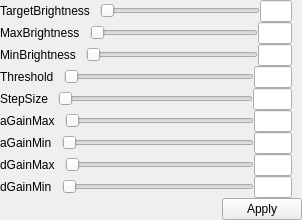
                          <widget class="QWidget" name="camera_2A_AE">
                           <attribute name="title">
                            <string>AE</string>
                           </attribute>
                           <layout class="QVBoxLayout" name="verticalLayout_17">
                            <property name="spacing">
                             <number>0</number>
                            </property>
                            <property name="leftMargin">
                             <number>0</number>
                            </property>
                            <property name="topMargin">
                             <number>0</number>
                            </property>
                            <property name="rightMargin">
                             <number>0</number>
                            </property>
                            <property name="bottomMargin">
                             <number>0</number>
                            </property>
                            <item>
                             <layout class="QHBoxLayout" name="camera_2A_TargetBrightnesslayout">
                              <item>
                               <widget class="QLabel" name="camera_2A_TargetBrightnesslabel">
                                <property name="sizePolicy">
                                 <sizepolicy hsizetype="Preferred" vsizetype="Expanding">
                                  <horstretch>0</horstretch>
                                  <verstretch>0</verstretch>
                                 </sizepolicy>
                                </property>
                                <property name="text">
                                 <string>TargetBrightness</string>
                                </property>
                               </widget>
                              </item>
                              <item>
                               <layout class="QHBoxLayout" name="camera_2A_TargetBrightnesssublayout" stretch="5,1">
                                <property name="leftMargin">
                                 <number>10</number>
                                </property>
                                <property name="rightMargin">
                                 <number>10</number>
                                </property>
                                <item>
                                 <widget class="QSlider" name="camera_2A_TargetBrightnessSlider">
                                  <property name="orientation">
                                   <enum>Qt::Horizontal</enum>
                                  </property>
                                 </widget>
                                </item>
                                <item>
                                 <widget class="LineEdit" name="camera_2A_TargetBrightnesslineEdit"/>
                                </item>
                               </layout>
                              </item>
                             </layout>
                            </item>
                            <item>
                             <layout class="QHBoxLayout" name="camera_2A_MaxBrightnesslayout">
                              <item>
                               <widget class="QLabel" name="camera_2A_MaxBrightnesslabel">
                                <property name="sizePolicy">
                                 <sizepolicy hsizetype="Preferred" vsizetype="Expanding">
                                  <horstretch>0</horstretch>
                                  <verstretch>0</verstretch>
                                 </sizepolicy>
                                </property>
                                <property name="text">
                                 <string>MaxBrightness</string>
                                </property>
                               </widget>
                              </item>
                              <item>
                               <layout class="QHBoxLayout" name="camera_2A_MaxBrightnesssublayout" stretch="5,1">
                                <property name="leftMargin">
                                 <number>10</number>
                                </property>
                                <property name="rightMargin">
                                 <number>10</number>
                                </property>
                                <item>
                                 <widget class="QSlider" name="camera_2A_MaxBrightnessSlider">
                                  <property name="orientation">
                                   <enum>Qt::Horizontal</enum>
                                  </property>
                                 </widget>
                                </item>
                                <item>
                                 <widget class="LineEdit" name="camera_2A_MaxBrightnesslineEdit"/>
                                </item>
                               </layout>
                              </item>
                             </layout>
                            </item>
                            <item>
                             <layout class="QHBoxLayout" name="camera_2A_MinBrightnesslayout">
                              <item>
                               <widget class="QLabel" name="camera_2A_MinBrightnesslabel">
                                <property name="sizePolicy">
                                 <sizepolicy hsizetype="Preferred" vsizetype="Expanding">
                                  <horstretch>0</horstretch>
                                  <verstretch>0</verstretch>
                                 </sizepolicy>
                                </property>
                                <property name="text">
                                 <string>MinBrightness</string>
                                </property>
                               </widget>
                              </item>
                              <item>
                               <layout class="QHBoxLayout" name="camera_2A_MinBrightnesssublayout" stretch="5,1">
                                <property name="leftMargin">
                                 <number>10</number>
                                </property>
                                <property name="rightMargin">
                                 <number>10</number>
                                </property>
                                <item>
                                 <widget class="QSlider" name="camera_2A_MinBrightnessSlider">
                                  <property name="orientation">
                                   <enum>Qt::Horizontal</enum>
                                  </property>
                                 </widget>
                                </item>
                                <item>
                                 <widget class="LineEdit" name="camera_2A_MinBrightnesslineEdit"/>
                                </item>
                               </layout>
                              </item>
                             </layout>
                            </item>
                            <item>
                             <layout class="QHBoxLayout" name="camera_2A_Thresholdlayout">
                              <item>
                               <widget class="QLabel" name="camera_2A_Thresholdlabel">
                                <property name="sizePolicy">
                                 <sizepolicy hsizetype="Preferred" vsizetype="Expanding">
                                  <horstretch>0</horstretch>
                                  <verstretch>0</verstretch>
                                 </sizepolicy>
                                </property>
                                <property name="text">
                                 <string>Threshold</string>
                                </property>
                               </widget>
                              </item>
                              <item>
                               <layout class="QHBoxLayout" name="camera_2A_Thresholdsublayout" stretch="5,1">
                                <property name="leftMargin">
                                 <number>10</number>
                                </property>
                                <property name="rightMargin">
                                 <number>10</number>
                                </property>
                                <item>
                                 <widget class="QSlider" name="camera_2A_ThresholdSlider">
                                  <property name="orientation">
                                   <enum>Qt::Horizontal</enum>
                                  </property>
                                 </widget>
                                </item>
                                <item>
                                 <widget class="LineEdit" name="camera_2A_ThresholdlineEdit"/>
                                </item>
                               </layout>
                              </item>
                             </layout>
                            </item>
                            <item>
                             <layout class="QHBoxLayout" name="camera_2A_StepSizelayout">
                              <item>
                               <widget class="QLabel" name="camera_2A_StepSizelabel">
                                <property name="sizePolicy">
                                 <sizepolicy hsizetype="Preferred" vsizetype="Expanding">
                                  <horstretch>0</horstretch>
                                  <verstretch>0</verstretch>
                                 </sizepolicy>
                                </property>
                                <property name="text">
                                 <string>StepSize</string>
                                </property>
                               </widget>
                              </item>
                              <item>
                               <layout class="QHBoxLayout" name="camera_2A_StepSizesublayout" stretch="5,1">
                                <property name="leftMargin">
                                 <number>10</number>
                                </property>
                                <property name="rightMargin">
                                 <number>10</number>
                                </property>
                                <item>
                                 <widget class="QSlider" name="camera_2A_StepSizeSlider">
                                  <property name="orientation">
                                   <enum>Qt::Horizontal</enum>
                                  </property>
                                 </widget>
                                </item>
                                <item>
                                 <widget class="LineEdit" name="camera_2A_StepSizelineEdit"/>
                                </item>
                               </layout>
                              </item>
                             </layout>
                            </item>
                            <item>
                             <layout class="QHBoxLayout" name="camera_2A_aGainMaxlayout">
                              <item>
                               <widget class="QLabel" name="camera_2A_aGainMaxlabel">
                                <property name="sizePolicy">
                                 <sizepolicy hsizetype="Preferred" vsizetype="Expanding">
                                  <horstretch>0</horstretch>
                                  <verstretch>0</verstretch>
                                 </sizepolicy>
                                </property>
                                <property name="text">
                                 <string>aGainMax</string>
                                </property>
                               </widget>
                              </item>
                              <item>
                               <layout class="QHBoxLayout" name="camera_2A_aGainMaxsublayout" stretch="5,1">
                                <property name="leftMargin">
                                 <number>10</number>
                                </property>
                                <property name="rightMargin">
                                 <number>10</number>
                                </property>
                                <item>
                                 <widget class="QSlider" name="camera_2A_aGainMaxSlider">
                                  <property name="orientation">
                                   <enum>Qt::Horizontal</enum>
                                  </property>
                                 </widget>
                                </item>
                                <item>
                                 <widget class="LineEdit" name="camera_2A_aGainMaxlineEdit"/>
                                </item>
                               </layout>
                              </item>
                             </layout>
                            </item>
                            <item>
                             <layout class="QHBoxLayout" name="camera_2A_aGainMinlayout">
                              <item>
                               <widget class="QLabel" name="camera_2A_aGainMinlabel">
                                <property name="sizePolicy">
                                 <sizepolicy hsizetype="Preferred" vsizetype="Expanding">
                                  <horstretch>0</horstretch>
                                  <verstretch>0</verstretch>
                                 </sizepolicy>
                                </property>
                                <property name="text">
                                 <string>aGainMin</string>
                                </property>
                               </widget>
                              </item>
                              <item>
                               <layout class="QHBoxLayout" name="camera_2A_aGainMinsublayout" stretch="5,1">
                                <property name="leftMargin">
                                 <number>10</number>
                                </property>
                                <property name="rightMargin">
                                 <number>10</number>
                                </property>
                                <item>
                                 <widget class="QSlider" name="camera_2A_aGainMinSlider">
                                  <property name="orientation">
                                   <enum>Qt::Horizontal</enum>
                                  </property>
                                 </widget>
                                </item>
                                <item>
                                 <widget class="LineEdit" name="camera_2A_aGainMinlineEdit"/>
                                </item>
                               </layout>
                              </item>
                             </layout>
                            </item>
                            <item>
                             <layout class="QHBoxLayout" name="camera_2A_dGainMaxlayout">
                              <item>
                               <widget class="QLabel" name="camera_2A_dGainMaxlabel">
                                <property name="sizePolicy">
                                 <sizepolicy hsizetype="Preferred" vsizetype="Expanding">
                                  <horstretch>0</horstretch>
                                  <verstretch>0</verstretch>
                                 </sizepolicy>
                                </property>
                                <property name="text">
                                 <string>dGainMax</string>
                                </property>
                               </widget>
                              </item>
                              <item>
                               <layout class="QHBoxLayout" name="camera_2A_dGainMaxsublayout" stretch="5,1">
                                <property name="leftMargin">
                                 <number>10</number>
                                </property>
                                <property name="rightMargin">
                                 <number>10</number>
                                </property>
                                <item>
                                 <widget class="QSlider" name="camera_2A_dGainMaxSlider">
                                  <property name="orientation">
                                   <enum>Qt::Horizontal</enum>
                                  </property>
                                 </widget>
                                </item>
                                <item>
                                 <widget class="LineEdit" name="camera_2A_dGainMaxlineEdit"/>
                                </item>
                               </layout>
                              </item>
                             </layout>
                            </item>
                            <item>
                             <layout class="QHBoxLayout" name="camera_2A_dGainMinlayout">
                              <item>
                               <widget class="QLabel" name="camera_2A_dGainMinlabel">
                                <property name="sizePolicy">
                                 <sizepolicy hsizetype="Preferred" vsizetype="Expanding">
                                  <horstretch>0</horstretch>
                                  <verstretch>0</verstretch>
                                 </sizepolicy>
                                </property>
                                <property name="text">
                                 <string>dGainMin</string>
                                </property>
                               </widget>
                              </item>
                              <item>
                               <layout class="QHBoxLayout" name="camera_2A_dGainMinsublayout" stretch="5,1">
                                <property name="leftMargin">
                                 <number>10</number>
                                </property>
                                <property name="rightMargin">
                                 <number>10</number>
                                </property>
                                <item>
                                 <widget class="QSlider" name="camera_2A_dGainMinSlider">
                                  <property name="orientation">
                                   <enum>Qt::Horizontal</enum>
                                  </property>
                                 </widget>
                                </item>
                                <item>
                                 <widget class="LineEdit" name="camera_2A_dGainMinlineEdit"/>
                                </item>
                               </layout>
                              </item>
                             </layout>
                            </item>
                            <item alignment="Qt::AlignRight">
                             <widget class="QPushButton" name="camera_2A_ApplyButton">
                              <property name="text">
                               <string>Apply</string>
                              </property>
                             </widget>
                            </item>
                           </layout>
                          </widget>
